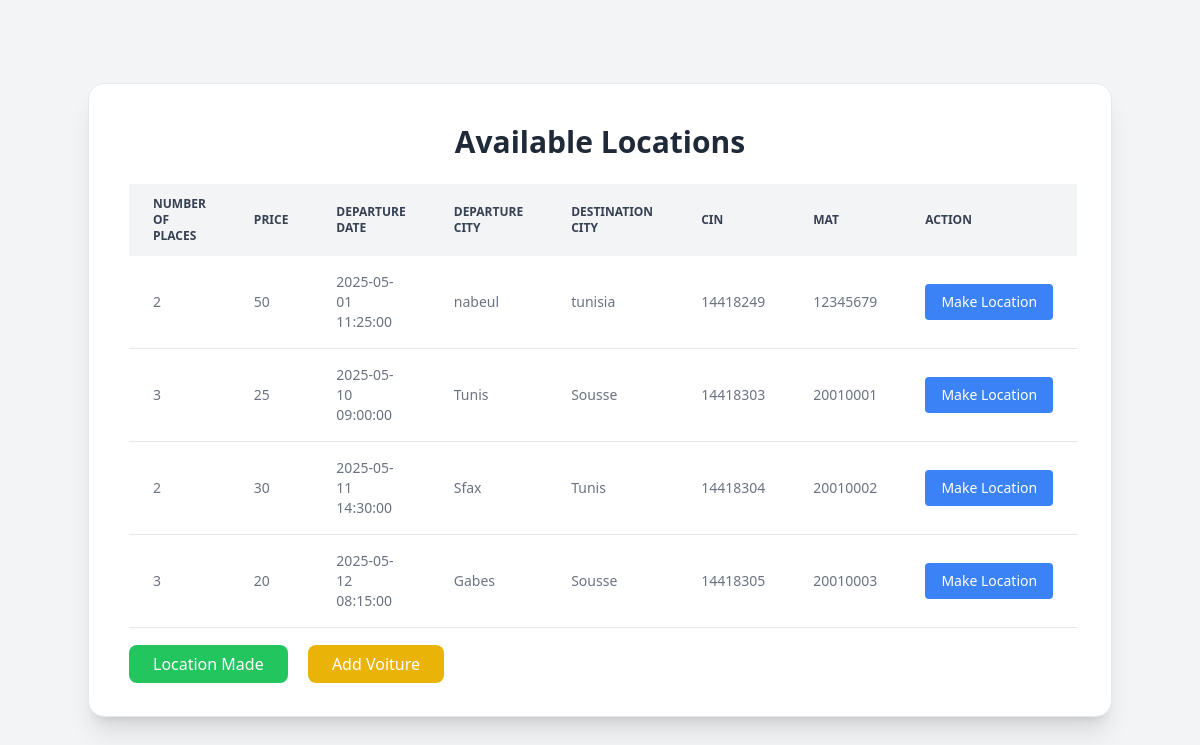
The page /view/ShowLocation.php (signed in) on the database its author committed.
### tables this page shows
CREATE TABLE `location` (
  `idlocation` int(11) NOT NULL,
  `nbplace` int(11) NOT NULL,
  `prix` int(3) NOT NULL,
  `datedepare` datetime NOT NULL,
  `villedepare` varchar(20) NOT NULL,
  `villefin` varchar(20) NOT NULL,
  `Cin` int(11) NOT NULL,
  `mat` int(11) NOT NULL
);

### DataBase/connexion.php (called while the page is built, shortened)
<?php
abstract class Connexion {
function __construct()
    {
        $this->pdo =new PDO('mysql:host=localhost;dbname=covoiturage','root','');
    }
}
?>

### controllers/LocationController.php (called while the page is built, shortened)
<?php
include_once('../database/connexion.php');
class LocationController extends Connexion
{
    public function showAvailableLocations()
    {
        $stmt = $this->pdo->prepare("SELECT * FROM location WHERE nbplace >= 1");
        $stmt->execute();
        $locations = $stmt->fetchAll(PDO::FETCH_ASSOC);
        return $locations;
    }
}

### controllers/AccountController.php (called while the page is built, shortened)
<?php
include_once('../database/connexion.php');
class AccountController extends Connexion
{
    public function getPlaceResbyUsername($username)
    {
        $stmt = $this->pdo->prepare("SELECT placeRes FROM user WHERE username = ?");
        $stmt->execute([$username]);
        $placeRes = $stmt->fetchColumn();
        return $placeRes;
    }
}
?>

### view/ShowLocation.php (the view, shortened to what this page needs)
<?php
require_once('../controllers/AccountController.php');
require_once('../controllers/LocationController.php');
$username = $_SESSION['username'];
$AC = new AccountController();
$mat = $AC->getPlaceResbyUsername($username);
?>
<!DOCTYPE html>
<html lang="en">
<head>
    <script src="https://cdn.tailwindcss.com"></script>
</head>
<body class="bg-gray-100 min-h-screen flex items-center justify-center p-6 font-sans">
    <div class="bg-white w-full max-w-5xl rounded-2xl shadow-xl p-8 md:p-10 border border-gray-200">
        <h1 class="text-3xl font-semibold text-gray-800 mb-6 text-center">Available Locations</h1>
        <table class="table-auto w-full text-sm text-left text-gray-500 border-collapse mb-6">
            <thead class="text-xs text-gray-700 uppercase bg-gray-100">
                <tr>
                    <th class="px-6 py-3">Number of Places</th>
                    <th class="px-6 py-3">Price</th>
                    <th class="px-6 py-3">Departure Date</th>
                    <th class="px-6 py-3">Departure City</th>
                    <th class="px-6 py-3">Destination City</th>
                    <th class="px-6 py-3">CIN</th>
                    <th class="px-6 py-3">Mat</th>
                    <th class="px-6 py-3">Action</th>
                </tr>
            </thead>
            <tbody>
                <?php
                $loc = new LocationController();
                $availableLocations = $loc->showAvailableLocations();
                foreach ($availableLocations as $location) {
                    echo "<tr class='border-b border-gray-200'>";
                    echo "<td class='px-6 py-4'>" . $location['nbplace'] . "</td>";
                    echo "<td class='px-6 py-4'>" . $location['prix'] . "</td>";
                    echo "<td class='px-6 py-4'>" . $location['datedepare'] . "</td>";
                    echo "<td class='px-6 py-4'>" . $location['villedepare'] . "</td>";
                    echo "<td class='px-6 py-4'>" . $location['villefin'] . "</td>";
                    echo "<td class='px-6 py-4'>" . $location['Cin'] . "</td>";
                    echo "<td class='px-6 py-4'>" . $location['mat'] . "</td>";
                    echo "<td class='px-6 py-4'>";
                    echo "<form method='POST' action='payment.php'>";
                    echo "<button type='submit' class='btn bg-blue-500 text-white py-2 px-4 w-32 rounded hover:bg-blue-600'>Make Location</button>";
                    echo "</form>";
                    echo "</td>";
                    echo "</tr>";
                }
                ?>
            </tbody>
        </table>
        <div class="mt-6 space-x-4">
            <?php if ($mat): ?>
                <a href="LocationMade.php" class="btn bg-green-500 text-white py-2 px-6 rounded-lg hover:bg-green-600">Location Made</a>
            <?php endif; ?>
            <a href="AddVoiture.php" class="btn bg-yellow-500 text-white py-2 px-6 rounded-lg hover:bg-yellow-600">Add Voiture</a>
        </div>
    </div>
</body>
</html>

### rows shown on the page
location: nbplace "2", prix "50", datedepare "2025-05-01 11:25:00", villedepare "nabeul", villefin "tunisia", Cin "14418249", mat "12345679"
location: nbplace "3", prix "25", datedepare "2025-05-10 09:00:00", villedepare "Tunis", villefin "Sousse", Cin "14418303", mat "20010001"
location: nbplace "2", prix "30", datedepare "2025-05-11 14:30:00", villedepare "Sfax", villefin "Tunis", Cin "14418304", mat "20010002"
location: nbplace "3", prix "20", datedepare "2025-05-12 08:15:00", villedepare "Gabes", villefin "Sousse", Cin "14418305", mat "20010003"
